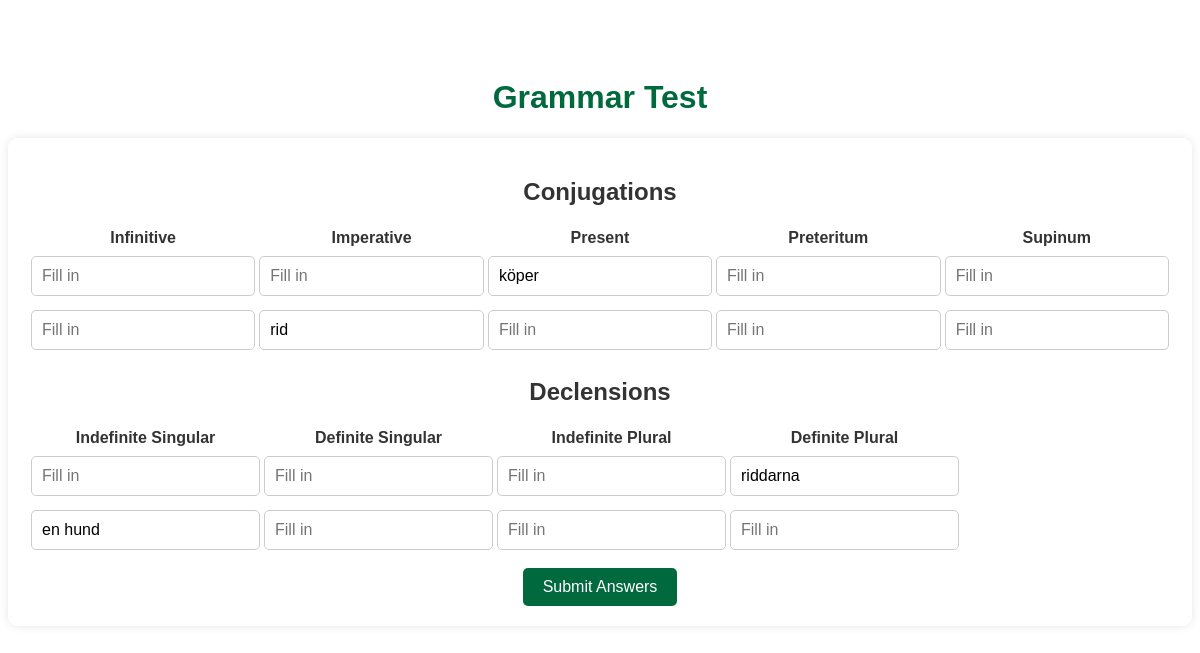
Screenshot of /grammar_test with the database file from the repository.
### tables this page shows
CREATE TABLE conjugations (
                id INTEGER PRIMARY KEY AUTOINCREMENT,
                word_id INTEGER,
                infinitive TEXT,
                imperative TEXT,
                present TEXT,
                preteritum TEXT,
                supinum TEXT,
                FOREIGN KEY(word_id) REFERENCES vocabulary(id)
            );

CREATE TABLE declensions (
                id INTEGER PRIMARY KEY AUTOINCREMENT,
                word_id INTEGER,
                indefinite_singular TEXT,
                definite_singular TEXT,
                indefinite_plural TEXT,
                definite_plural TEXT,
                FOREIGN KEY(word_id) REFERENCES vocabulary(id)
            );

### app.py (the view)
@app.route('/grammar_test')
def grammar_test():
    words_test = 5  # Number of words to test for each section
    with sqlite3.connect('database.db') as conn:
        cursor = conn.cursor()
        cursor.execute('SELECT id, infinitive, imperative, present, preteritum, supinum FROM conjugations ORDER BY RANDOM() LIMIT ?', (words_test,))
        conjugations = cursor.fetchall()
        cursor.execute('SELECT id, indefinite_singular, definite_singular, indefinite_plural, definite_plural FROM declensions ORDER BY RANDOM() LIMIT ?', (words_test,))
        declensions = cursor.fetchall()
    conjugation_test = []
    for conjugation in conjugations:
        fields = ['infinitive', 'imperative', 'present', 'preteritum', 'supinum']
        filled_field = choice(fields)
        question = {field: conjugation[i+1] if field == filled_field else '' for i, field in enumerate(fields)}
        question['id'] = conjugation[0]
        question['filled_field'] = filled_field
        conjugation_test.append(question)
    declension_test = []
    for declension in declensions:
        fields = ['indefinite_singular', 'definite_singular', 'indefinite_plural', 'definite_plural']
        filled_field = choice(fields)
        question = {field: declension[i+1] if field == filled_field else '' for i, field in enumerate(fields)}
        question['id'] = declension[0]
        question['filled_field'] = filled_field
        declension_test.append(question)
    return render_template('grammar_test.html', conjugation_test=conjugation_test, declension_test=declension_test)

### templates/grammar_test.html (shortened to what this page needs)
<!DOCTYPE html>
<html lang="en">
<head>
    <link rel="stylesheet" href="{{ url_for('static', filename='style.css') }}">
</head>
<body>
    <h1>Grammar Test</h1>
    <form action="{{ url_for('submit_grammar_test') }}" method="post">
        <h2>Conjugations</h2>
        <table>
            <thead>
                <tr>
                    <th>Infinitive</th>
                    <th>Imperative</th>
                    <th>Present</th>
                    <th>Preteritum</th>
                    <th>Supinum</th>
                </tr>
            </thead>
            <tbody>
                {% for conjugation in conjugation_test %}
                <tr>
                    <td><input type="text" name="conjugation_answers[]" {% if conjugation['filled_field'] == 'infinitive' %} value="{{ conjugation['infinitive'] }}" readonly {% else %} placeholder="Fill in" {% endif %}></td>
                    <td><input type="text" name="conjugation_answers[]" {% if conjugation['filled_field'] == 'imperative' %} value="{{ conjugation['imperative'] }}" readonly {% else %} placeholder="Fill in" {% endif %}></td>
                    <td><input type="text" name="conjugation_answers[]" {% if conjugation['filled_field'] == 'present' %} value="{{ conjugation['present'] }}" readonly {% else %} placeholder="Fill in" {% endif %}></td>
                    <td><input type="text" name="conjugation_answers[]" {% if conjugation['filled_field'] == 'preteritum' %} value="{{ conjugation['preteritum'] }}" readonly {% else %} placeholder="Fill in" {% endif %}></td>
                    <td><input type="text" name="conjugation_answers[]" {% if conjugation['filled_field'] == 'supinum' %} value="{{ conjugation['supinum'] }}" readonly {% else %} placeholder="Fill in" {% endif %}></td>
                </tr>
                {% endfor %}
            </tbody>
        </table>
        <h2>Declensions</h2>
        <table>
            <thead>
                <tr>
                    <th>Indefinite Singular</th>
                    <th>Definite Singular</th>
                    <th>Indefinite Plural</th>
                    <th>Definite Plural</th>
                </tr>
            </thead>
            <tbody>
                {% for declension in declension_test %}
                <tr>
                    <td><input type="text" name="declension_answers[]" {% if declension['filled_field'] == 'indefinite_singular' %} value="{{ declension['indefinite_singular'] }}" readonly {% else %} placeholder="Fill in" {% endif %}></td>
                    <td><input type="text" name="declension_answers[]" {% if declension['filled_field'] == 'definite_singular' %} value="{{ declension['definite_singular'] }}" readonly {% else %} placeholder="Fill in" {% endif %}></td>
                    <td><input type="text" name="declension_answers[]" {% if declension['filled_field'] == 'indefinite_plural' %} value="{{ declension['indefinite_plural'] }}" readonly {% else %} placeholder="Fill in" {% endif %}></td>
                    <td><input type="text" name="declension_answers[]" {% if declension['filled_field'] == 'definite_plural' %} value="{{ declension['definite_plural'] }}" readonly {% else %} placeholder="Fill in" {% endif %}></td>
                </tr>
                {% endfor %}
            </tbody>
        </table>
        <button type="submit">Submit Answers</button>
    </form>
</body>
</html>

### static/style.css (style rules this page uses)
body { font-family: Arial, sans-serif; background: url('/static/Images/SwedishHut.jpg') no-repeat center center fixed; background-size: cover; color: #333; text-align: center; padding-top: 50px; }
h1 { color: #00693e; }
form { display: inline-block; background: rgba(255, 255, 255, 0.8); padding: 20px; border-radius: 10px; box-shadow: 0 0 10px rgba(0, 0, 0, 0.1); }
input[type="text"] { font-size: 16px; padding: 10px; margin: 5px 0; border: 1px solid #ccc; border-radius: 5px; width: calc(100% - 22px); }
button { padding: 10px 20px; font-size: 16px; color: #fff; background-color: #00693e; border: none; border-radius: 5px; cursor: pointer; margin-top: 10px; }

### rows the page displays
conjugations: present "köper"
conjugations: imperative "rid"
declensions: definite_plural "riddarna"
declensions: indefinite_singular "en hund"
